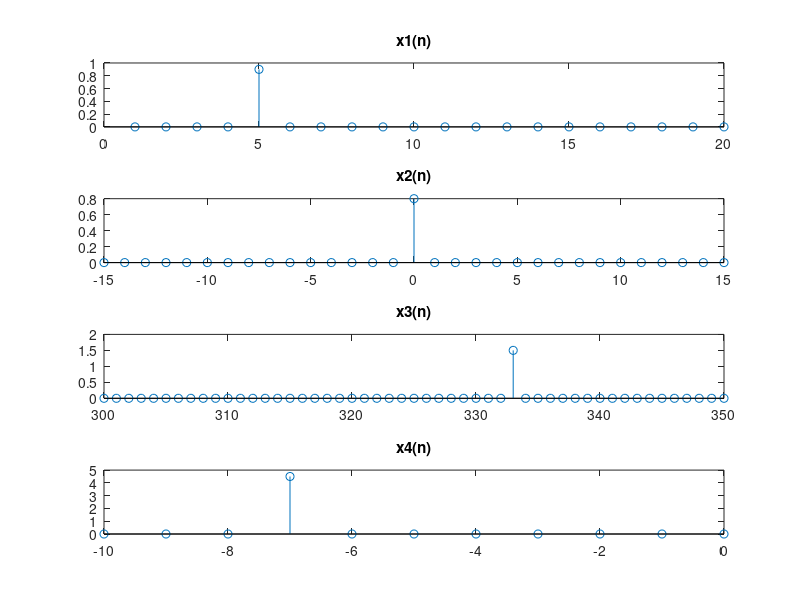
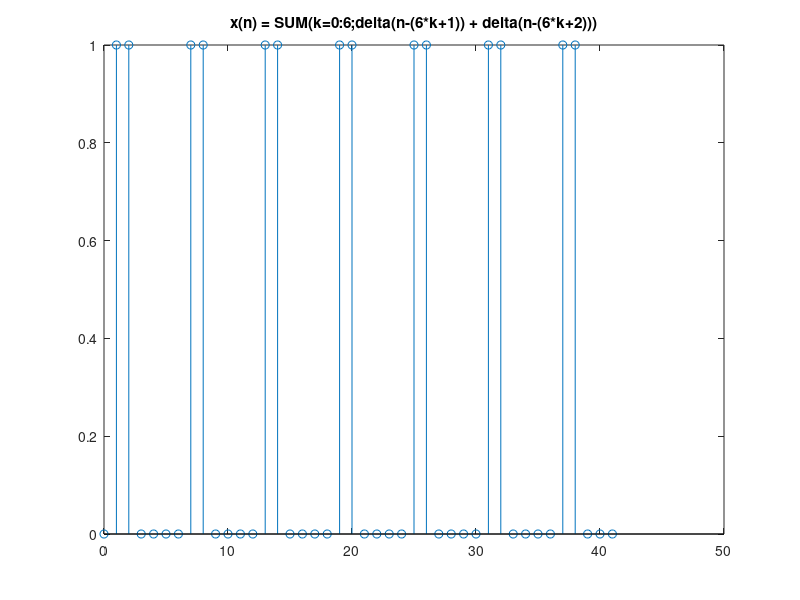
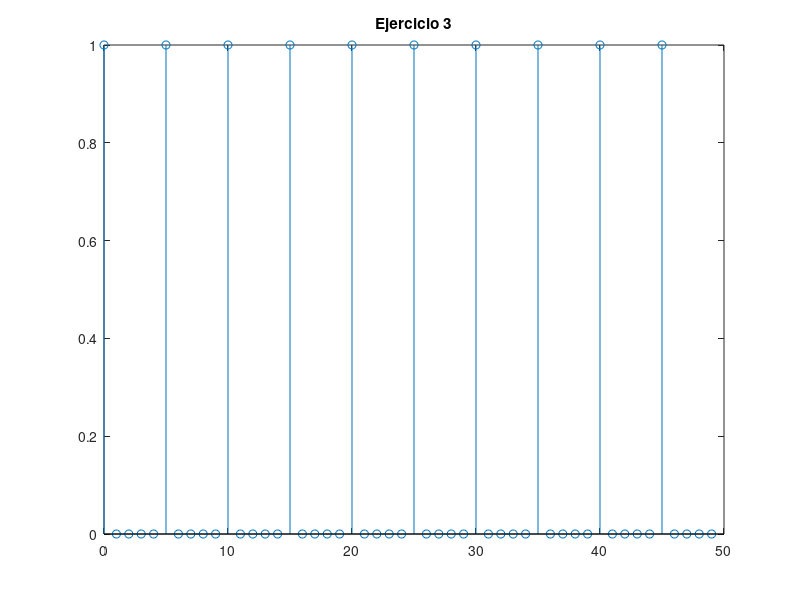

Write the MATLAB code that produced these figures, in order.
close all;
% Apartado 2
% 2.1 Impulsos

% EJERCICIO 1
figure(1);
hold on;
% x1
L = 20;
x1 = zeros(L,1);
x1(5) = 0.9;
subplot(4,1,1);
stem(1:20,x1);
title('x1(n)');
% x2
L = 31;
x2 = zeros(L,1);
x2(16) = 0.8;
subplot(4,1,2);
stem(-15:15,x2);
title('x2(n)');
% x3
L = 51;
x3 = zeros(L,1);
x3(34) = 1.5;
subplot(4,1,3);
stem(300:350,x3);
title('x3(n)');
% x4
L = 11;
x4 = zeros(11,1);
x4(4) = 4.5;
subplot(4,1,4);
stem(-10:0,x4);
title('x4(n)');

% EJERCICIO 2
x = [0; 1; 1; 0; 0; 0] * ones(1,7);
x = x(:);
size(x); % Devuelve la longitud de la señal
figure(2);
stem(0:(length(x)-1),x);
title('x(n) = SUM(k=0:6;delta(n-(6*k+1)) + delta(n-(6*k+2)))');
% Formula:
% x(n) = SUM(k=0:6;delta(n-(6*k+1)) + delta(n-(6*k+2)))
% x(:) nos transforma una matriz (M,N) en (M*N,1)

% EJERCICIO 3
x = [1; 0; 0; 0; 0] * ones(1,10);
x = x(:);
figure(3);
stem(0:49,x);
title('Ejercicio 3');
% Contiene L/P = 50/5 = 10 impulsos